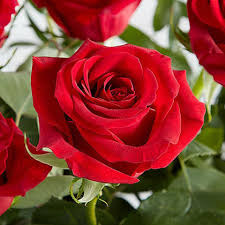
#> input picture practice_session/Computer Vision/images.jpg, 225 x 225 px
$ python fourteen.py
#> lines starting #> are read from the running program, lines starting #| are printed output that depends on the picture
#CODE 14

import cv2
import numpy as np

img = cv2.imread("images.jpg")
#> img is the input picture: shape (225, 225, 3); mean B, G, R 49.2, 59.2, 139.6
mask = np.zeros(img.shape[:2], np.uint8)

bgdModel = np.zeros((1, 65), np.float64)
fgdModel = np.zeros((1, 65), np.float64)

rect = (50, 50, 400, 500)  # ROI

cv2.grabCut(img, mask, rect, bgdModel, fgdModel, 5, cv2.GC_INIT_WITH_RECT)

mask2 = np.where((mask == 2) | (mask == 0), 0, 1).astype("uint8")
result = img * mask2[:, :, np.newaxis]
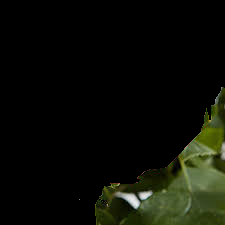
#> result: shape (225, 225, 3); mean B, G, R 6.3, 13.6, 11.5

cv2.imshow("Original", img)
cv2.imshow("Foreground Extracted", result)
cv2.waitKey(0)
cv2.destroyAllWindows()
